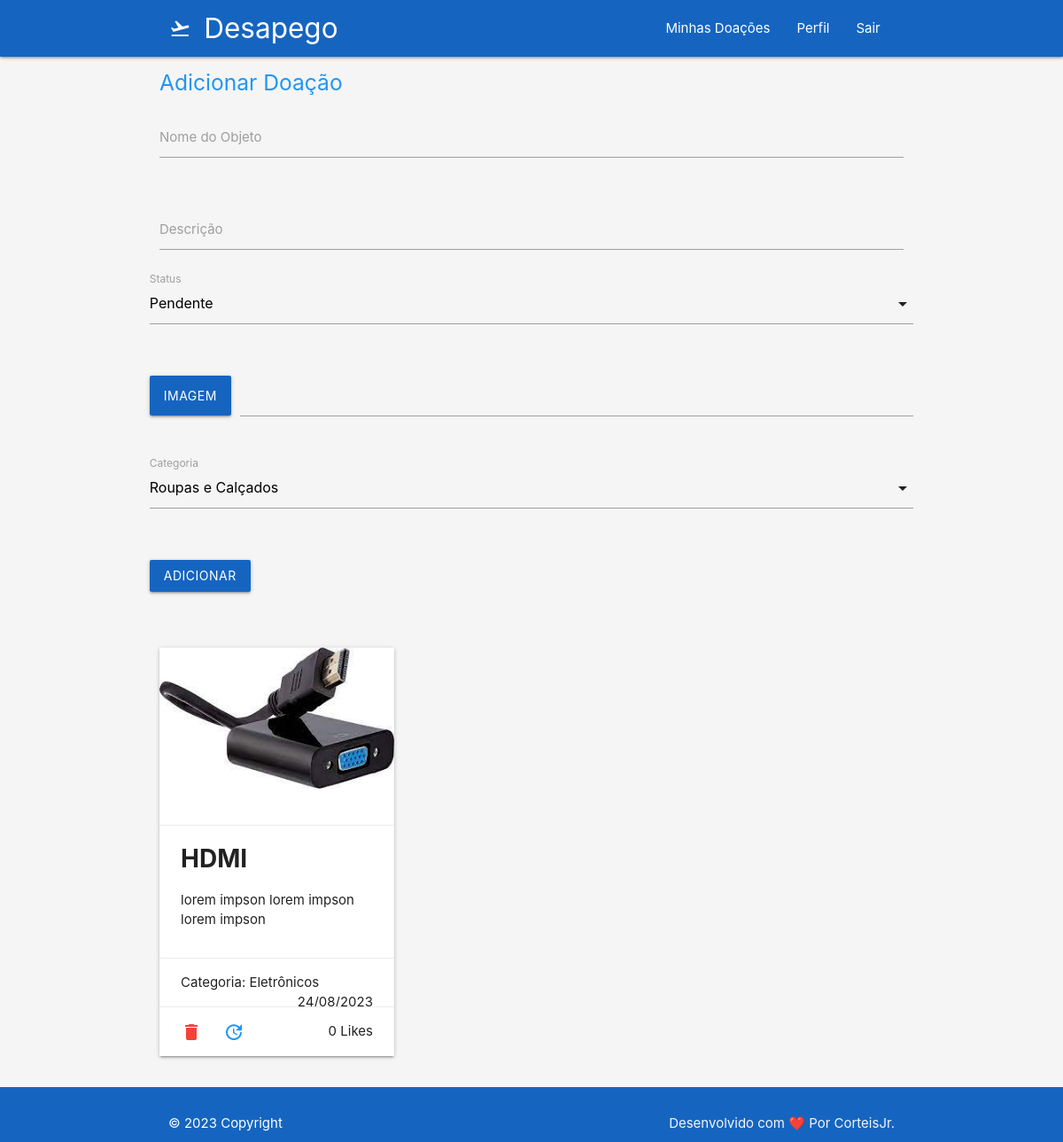
The app's page /own (signed in), older data.
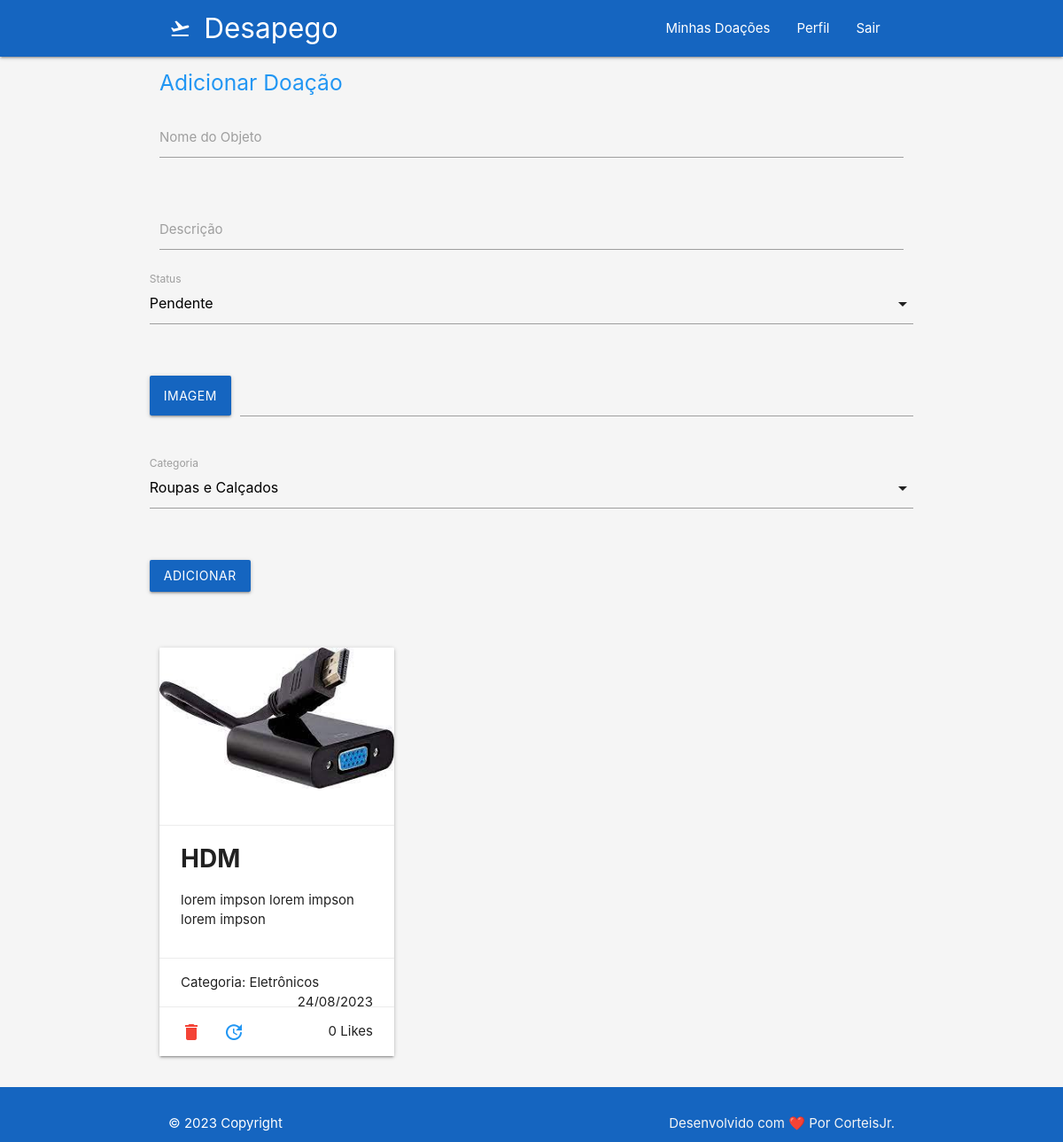
The same page, newer data.
### doeja/models/Donations.py (models this page shows, shortened)
class Donation(TimestampedModel):
    user = models.ForeignKey(Profile, on_delete=models.CASCADE)
    name_of_object = models.CharField(max_length=100, null=True, blank=True)
    description = models.CharField(max_length=255, null=True, blank=True)
    date_of_donation = models.DateField(default=None, null=True, blank=True)
    status = models.IntegerField(choices=DONATION_STATUS, default=1)
    picture = models.ImageField(null=True, blank=True)
    category = models.IntegerField(choices=CATEGORY_CHOICES, default=1)
    likes = models.ManyToManyField(User, related_name='likes', blank=True)

### doeja/views/HomeView.py (the view)
@login_required
def own_donation(request):
    if request.method == 'POST':
        form = DonationForm(request.POST, request.FILES)
        if form.is_valid():
            donation = form.save(commit=False)
            donation.user = request.user.profile
            donation.save()
            return redirect('own_donation')
    else:
        form = DonationForm()
    user = Profile.objects.get(user=request.user)
    donations = Donation.objects.filter(user=user).order_by('-created_at')
    context = {
        'donations': donations,
        'form': form,
    }
    return render(request, template_name='home/own_donation.html', context=context)

### doeja/forms/DonationForm.py
class DonationForm(forms.ModelForm):
    class Meta:
        model = Donation
        fields = (
            'name_of_object',
            'description',
            'status',
            'picture',
            'category',
        )

### doeja/templates/home/own_donation.html (shortened to what this page needs)
{% extends 'base.html' %} {% load static %} {% block title%}Doações {% endblock%}
{% block content %}
  <div>
      {% if user.is_authenticated %}
      <div class="col">
          <div class="container">
          <h5 class="blue-text darken-4">Adicionar Doação</h5>
            <form method="post" enctype="multipart/form-data">
              <div class="row">
                <div class="input-field col s12">
                  {{ form.name_of_object }}
                  <label for="id_name_of_object">Nome do Objeto</label>
                </div>
              </div>
              <div class="row">
                <div class="input-field col s12">
                  {{ form.description }}
                  <label for="id_description">Descrição</label>
                </div>
                <div class="row">
                  <div class="input-field col s12">
                    <label for="id_description">Status</label>
                </div>
              </div>
              <div class="row">
                <div class="file-field input-field col s12">
                  <div class="btn blue darken-3">
                    <span>Imagem</span>
                  </div>
                  <div class="file-path-wrapper">
                    <input class="file-path validate" type="text">
                  </div>
                </div>
              </div>
              <div class="row">
                <div class="input-field col s12">
                    <label for="id_category">Categoria</label>
                </div>
            </div>
              <div class="row">
                <div class="input-field col s12">
                  <button type="submit" class="btn waves-effect waves-light blue darken-3">Adicionar</button>
                </div>
              </div>
            </form>
          </div>
        </div>
    {% endif %}
    <div class="container">
      <div class="row">
          {% for donation in donations %}
          <div class="col s12 m4">
              <div class="card">
                  {% if donation.picture %}
                  <div class="card-image">
                      <img src="{{ donation.picture.url }}" alt="{{ donation.name_of_object }}">
                  </div>
                  {% endif %}
                  <div class="card-action">
                      <span class="text-black h3" style="font-weight: bold; font-size: 28px;">{{ donation.name_of_object }}</span>
                      <p>{{ donation.description }}</p>
                  </div>
                  <div class="card-action">
                      <span>Categoria: {{ donation.get_category_display }}</span>
                      <span class="right">{{ donation.created_at|date:"d/m/Y" }}</span>
                  </div>
                  {% if user.is_authenticated %}
                  <div class="card-action">
                      <a href="{% url 'like_donation' donation_id=donation.id %}">
                        <a href="#modal-confirm-delete" class="left modal-trigger"><i class="material-icons red-text">delete</i></a>
                        <a href="{% url 'edit_donation' id=donation.id %}" class="left"><i class="material-icons blue-text">update</i></span></a>
                          <span class="right">{{ donation.likes.count }} Likes</span>
                      </a>
                  </div>
                  {% endif %}
          </div>
          {% endfor %}
      </div>
    </div>
  </div>
{% endblock content %}

Row changes from the older to the newer data that the page shows:
removed Donation: picture (picture), name_of_object "HDMI", description "lorem impson lorem impson lorem impson", category "Eletrônicos", created_at "24/08/2023", likes.count "0"
added Donation: picture (picture), name_of_object "HDM", description "lorem impson lorem impson lorem impson", category "Eletrônicos", created_at "24/08/2023", likes.count "0"
